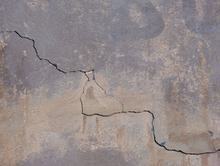
%> input picture exemple2.png, 220 x 166 px, shrunk from 1158 x 873 before the run
$ octave exemple2.m   (GNU Octave 9; MATLAB toolbox functions it lacks are replaced by stand-ins)
%> lines starting %> are read from the running program, lines starting %| are printed output that depends on the picture; in (x1, y1, x2, y2) boxes, pixels count from 0 and x2, y2 are one past the last pixel; in counts of white or black regions, pixels touching at a corner belong together; the program's own positions count from 1
clear all
close all
% clf
I=imread('exemple2.PNG');
%> I is the input picture: size 166x220x3 uint8; mean R, G, B 148.1, 137.9, 137.5
Indg=rgb2gray(I); %NdG

[l,c]=size(Indg); %Taille matrice Indg
%> l = 166; c = 220


%----Lissage------------
G = fspecial('gaussian',[5 5],3); %creation filtre gaussien


IG = imfilter(Indg,G,'symmetric','same','conv'); %filtrage gaussien
%--------------------------

%------------Calcul du gradient-----
%Matrices grad
IX=zeros(l,c);%grad horizon
IY=zeros(l,c);%grad vert
IXY=zeros(l,c);%norme grad

%Sobel 3x3
for i=2:l-1
    for j=2:c-1
        IX(i,j)=-(-double(IG(i-1,j-1))-2*double(IG(i,j-1))-double(IG(i+1,j-1))+double(IG(i-1,j+1))+2*double(IG(i,j+1))+double(IG(i+1,j+1)))/8;
        IY(i,j)=-(-2*double(IG(i-1,j))+2*double(IG(i+1,j))-double(IG(i-1,j-1))+double(IG(i+1,j-1))-double(IG(i-1,j+1))+double(IG(i+1,j+1)))/8;
        IXY(i,j)=sqrt(((IX(i,j))^2)+((IY(i,j))^2));
    end
end
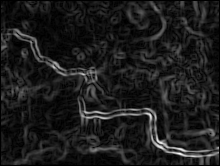
%> IXY: size 166x220 double; min 0, max 17.32, mean 1.94; drawn with min black and max white
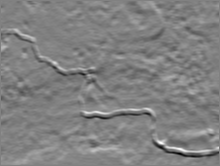
%> IY: size 166x220 double; min -16.5, max 16, mean -0.0207; drawn with min black and max white

%-------Binarisation----
%Seuillage par hysteresis
Ibin=zeros(l,c);%binaire
Sh=8;
Sb=5;

for i=1:l
    for j=1:c

        if IXY(i,j)>=Sh %Seuil : gradient > Sh
            Ibin(i,j)=255;

        elseif IXY(i,j)<Sb %Seuil : gradient < Sb
            Ibin(i,j)=0;
        end

     end
end
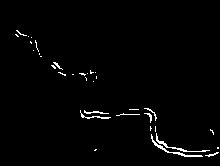
%> Ibin: size 166x220 double; 1.6% white in thin lines or dots, all inside (x1, y1, x2, y2) = (15, 30, 219, 157)

for p=1:50
    for i=1:l
        for j=1:c
            if IXY(i,j)<Sh && IXY(i,j)>=Sb %Seuil : Sh > gradient > Sb
                % Extraction des 8 pixels voisins
                vect = [Ibin(i-1,j-1:j+1) Ibin(i, j-1) Ibin(i, j+1) Ibin(i+1,j-1:j+1)];
                if max(vect)==255
                    Ibin(i,j)=255;
                else
                    Ibin(i,j)=0;
                end
            end
        end
    end
end
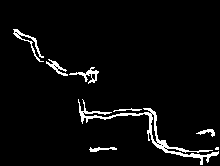
%> Ibin: size 166x220 double; 4.3% white in thin lines or dots, all inside (x1, y1, x2, y2) = (13, 29, 219, 165)
%> after the loop, vect = [255 255 0 255 0 0 0 0]


%----------Identification des régions-----
[L,num]=bwlabel(Ibin,8);
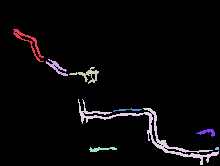
%> L: size 166x220 double; 9 distinct labels, from 0 to 8; one colour per label, 0 black
%> num = 8


t=regionprops(L, 'area'); %info sur les régions
%> t = 8 regions; Area: 900, 187, 149, 120, 74, 66, 46, 11
taille=zeros(num,1);
for g=1:num
    taille(g,1)=t(g,1).Area(1,1);   %On extrait la taille des régions
end
%> this loop made 8 passes
%> after the loop, taille = [187; 120; 149; 900; 74; 46; 66; 11]


%-----Effacement des petites régions------
Ifer=zeros(l,c);
for i=1:l
    for j=1:c
        for k=1
            if Ibin(i,j)==0
                Ifer(i,j)=Ibin(i,j);
            else
                for w=1:num
                    if L(i,j)==w
                        if taille(w,1)<=360 %supression des regions de moins de 360 px
                          Ifer(i,j)=0;
                        else
                          Ifer(i,j,k)=Ibin(i,j);
                        end
                    end
                end
            end
        end
    end
end
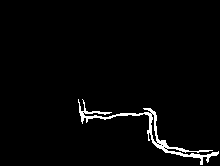
%> Ifer: size 166x220 double; 2.5% white in thin lines or dots, all inside (x1, y1, x2, y2) = (78, 99, 219, 165)


%-----Fermeture----------
se = strel('square',2);%motif carré de coté 4
Ifer2=imclose(Ifer,se); %fermeture
%> Ifer2: size 166x220 double; 2.6% white; 1 white region, box (x1, y1, x2, y2) and area: (78, 99, 219, 165) 940

%----------Deuxième identification des régions-----
[L2,num2]=bwlabel(Ifer2,8);
%> num2 = 1
t2=regionprops(L2, 'area');
%> t2 = 1 region; Area: 940
taille2=zeros(num2,1);
for g=1:num2
    taille2(g,1)=t2(g,1).Area(1,1);
end
%> this loop made 1 pass

%-----------Refaire l'image (fissure en rouge)------------
Ifin=zeros(l,c,3);%matrice finale

Ifin=uint8(Ifin);

for i=1:l
    for j=1:c
        for k=1
            if Ifer2(i,j)==0
                Ifin(i,j,:)=I(i,j,:);
            else
                Ifin(i,j,k)=255;
            end
        end
    end
end

%---------------------------Affichages----------------------------------

figure, imagesc(I), title('Début'); %Affichage de l'image de base

figure, imagesc(Indg), title('NdG'); %Affichage de l'image NdG
colormap(gray)
figure, imagesc(IG), title('Lissage'); %Affichage de l'image lissée
colormap(gray)
figure, imagesc(IXY), title('Norme gradient'); %Affichage de la norme du gradient

figure, imagesc(Ibin), title('Binarisation'); %Affichage l'image binaire
colormap(gray)

figure, imagesc(Ifer), title('Effacement'); %Affichage l'image apres effacement des petites régions
colormap(gray)

figure, imagesc(Ifer2), title('Fermeture'); %Affichage l'image fermée
colormap(gray)

figure, imagesc(Ifin), title('Refonte'); %Affichage l'image refaite

figure, imagesc(L2), title('Etape finale'); %Affichage l'image labelisée
%> after `title('Etape finale')`:
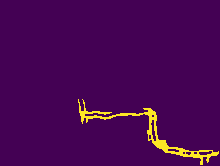
%> displayed picture: size 166x220x3, on the screen's scale of 0 to 255; mean R, G, B 72.8, 6.9, 82.8
